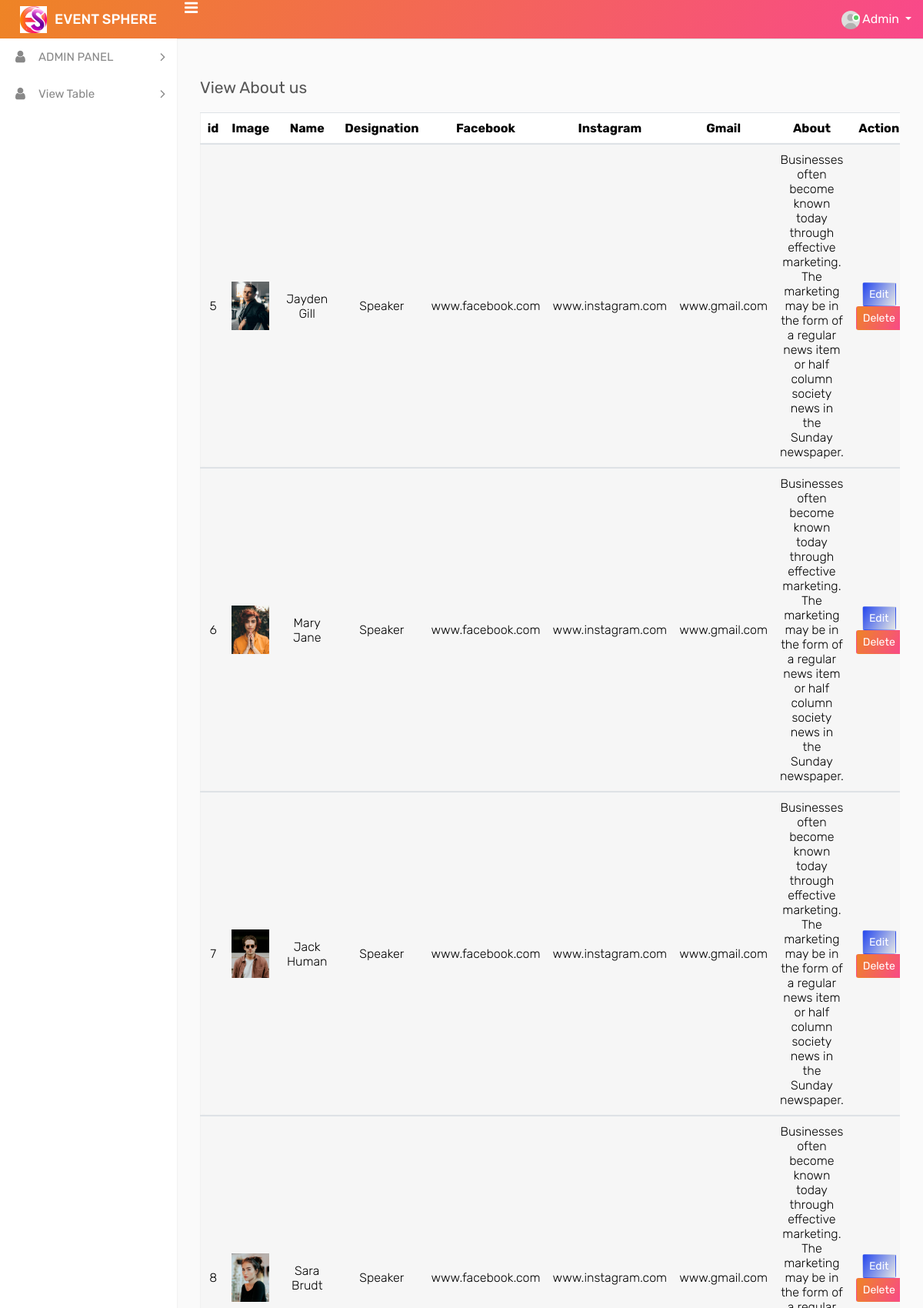
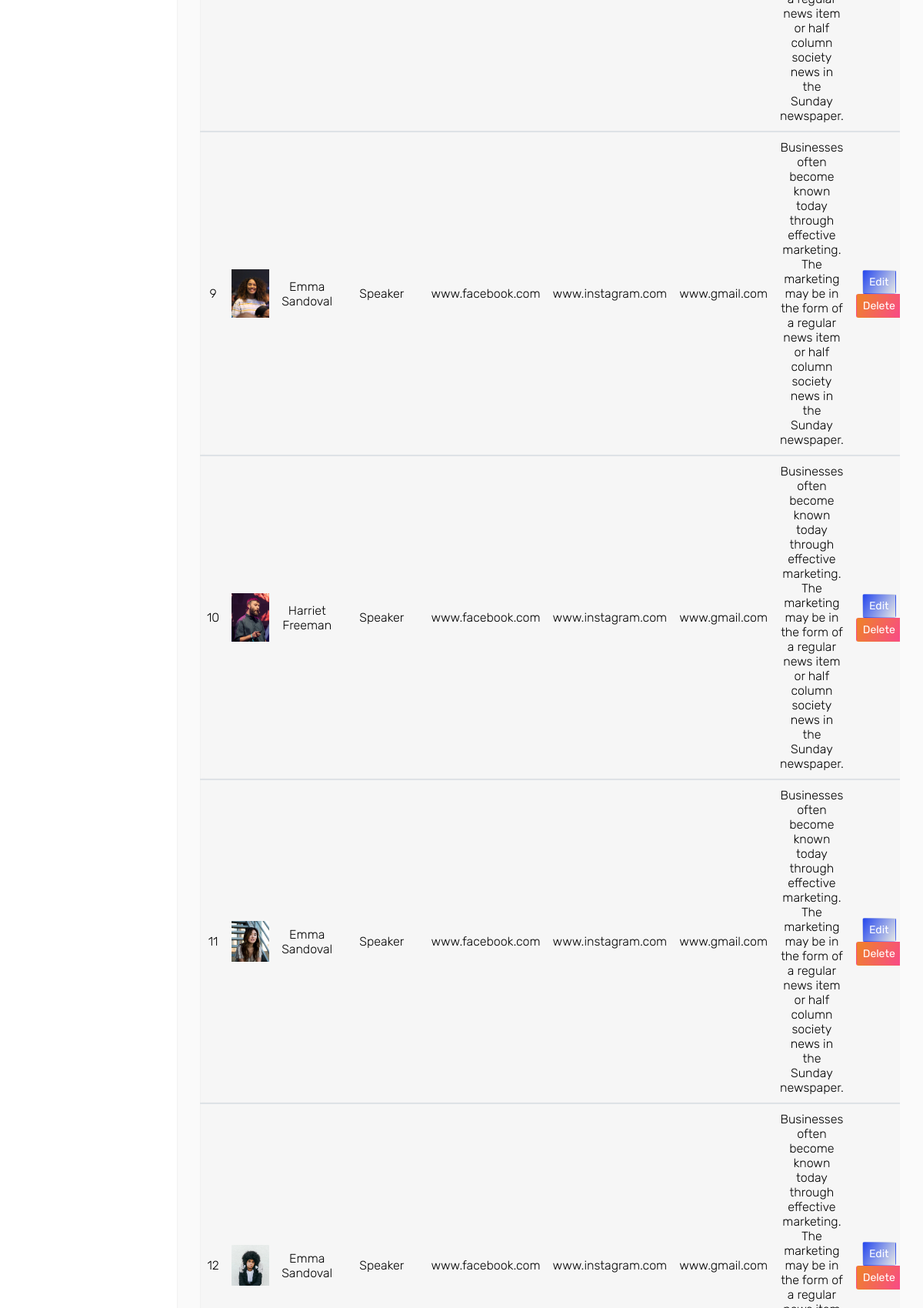
Page /admin/team-view.php (signed in, upper part) on the committed database (2 pictures, top to bottom).
### tables this page shows
CREATE TABLE `team` (
  `id` int(100) NOT NULL,
  `name` varchar(100) NOT NULL,
  `designation` varchar(100) NOT NULL,
  `facebook` varchar(100) NOT NULL,
  `instagram` varchar(100) NOT NULL,
  `gmail` varchar(100) NOT NULL,
  `about` varchar(1111) NOT NULL,
  `image` varchar(100) NOT NULL
);

### admin/team-view.php (the view, shortened to what this page needs)
<?php
                include 'connection.php';
                ?>
<!DOCTYPE html>
<html lang="en">
<head>
    <link rel="stylesheet" type="text/css" href="assets/css/bootstrap.min.css">
    <link rel="stylesheet" type="text/css" href="assets/css/font-awesome.min.css">
    <link rel="stylesheet" type="text/css" href="assets/css/style.css">
</head>
<body>
    <div class="main-wrapper">
         <?php include('include/TOPBAR.php'); ?>
       <?php include('include/SIDEBAR.php'); ?>
<div class="page-wrapper">
            <div class="content">
                        <h4 class="page-title">View About us</h4>
                <div class="row">
                    <div class="col-md-12">
                        <div class="table-responsive">
                            <table class="table table-striped custom-table">
                        <thead>
                         <tr>
                          <th><center>id</center></th>
                          <th><center>Image</center></th>
                          <th><center>Name</center></th>
                         <th><center>Designation</center></th>
                         <th><center>Facebook</center></th>
                         <th><center>Instagram</center></th>
                         <th><center>Gmail</center></th>
                         <th><center>About</center></th>
                         <th><center>Action</center></th>
                        </tr>
                      </thead>
                       <?php
                      $query="SELECT *from `team` WHERE 1";
                      $run=mysqli_query($connect,$query);
                      if (mysqli_num_rows($run)>0) {
                        while($row=mysqli_fetch_array($run))
                        {
                          $id=$row['id'];
                          $name=$row['name'];
                          $designation=$row['designation'];
                          $facebook=$row['facebook'];
                          $instagram=$row['instagram'];
                          $gmail=$row['gmail'];
                          $about=$row['about'];
                      ?>
                      <tbody >
                      <tr>
                        <td><center><?php echo "$id"; ?></center></td>
                          <td><center><img src="../admin/<?php echo $row['image']?>" style=" height: 50%; width:100%" ></center></td>
                        <td><center><?php echo "$name"; ?></center></td>
                        <td><center><?php echo "$designation"; ?></center></td>
                        <td><center><?php echo "$facebook"; ?></center></td>
                        <td><center><?php echo "$instagram"; ?></center></td>
                        <td><center><?php echo "$gmail"; ?></center></td>
                        <td><center><?php echo "$about"; ?></center></td>
                        <td><center><a href="team-edit.php?id=<?php  echo $id ?>"><input type="submit" class="btn btn-sm" value="Edit" name="" style="background-image: linear-gradient(120deg, #2547ee 0%, #e7e9e5 100%), linear-gradient(120deg, #ee8425 0%, #f9488b 100%);color: white;"></a>
                          <a href="team-del.php?id=<?php echo $id ?>"><input type="submit" class="btn  btn-sm" value="Delete" name="" style="background-image: linear-gradient(120deg, #ee8425 0%, #f9488b 100%), linear-gradient(120deg, #ee8425 0%, #f9488b 100%);color: white"></a></center></td>
                      </tr>
                     </tbody><?php
                         }
                      }
                       ?>
                            </table>
                        </div>
                    </div>
                </div>
            </div>
        </div></div>
</body>
</html>

### rows in the picture
team: id "5", image (picture), name "Jayden Gill", designation "Speaker", facebook "www.facebook.com", instagram "www.instagram.com", gmail "www.gmail.com", about "Businesses often become known today through effective marketing. The marketing may be in the form of a regular news item or half column society news in the Sunday newspaper."
team: id "6", image (picture), name "Mary Jane", designation "Speaker", facebook "www.facebook.com", instagram "www.instagram.com", gmail "www.gmail.com", about "Businesses often become known today through effective marketing. The marketing may be in the form of a regular news item or half column society news in the Sunday newspaper."
team: id "7", image (picture), name "Jack Human", designation "Speaker", facebook "www.facebook.com", instagram "www.instagram.com", gmail "www.gmail.com", about "Businesses often become known today through effective marketing. The marketing may be in the form of a regular news item or half column society news in the Sunday newspaper."
team: id "8", image (picture), name "Sara Brudt", designation "Speaker", facebook "www.facebook.com", instagram "www.instagram.com", gmail "www.gmail.com", about "Businesses often become known today through effective marketing. The marketing may be in the form of a regular news item or half column society news in the Sunday newspaper."
team: id "9", image (picture), name "Emma Sandoval", designation "Speaker", facebook "www.facebook.com", instagram "www.instagram.com", gmail "www.gmail.com", about "Businesses often become known today through effective marketing. The marketing may be in the form of a regular news item or half column society news in the Sunday newspaper."
team: id "10", image (picture), name "Harriet Freeman", designation "Speaker", facebook "www.facebook.com", instagram "www.instagram.com", gmail "www.gmail.com", about "Businesses often become known today through effective marketing. The marketing may be in the form of a regular news item or half column society news in the Sunday newspaper."
team: id "11", image (picture), name "Emma Sandoval", designation "Speaker", facebook "www.facebook.com", instagram "www.instagram.com", gmail "www.gmail.com", about "Businesses often become known today through effective marketing. The marketing may be in the form of a regular news item or half column society news in the Sunday newspaper."
team: id "12", image (picture), name "Emma Sandoval", designation "Speaker", facebook "www.facebook.com", instagram "www.instagram.com", gmail "www.gmail.com"
